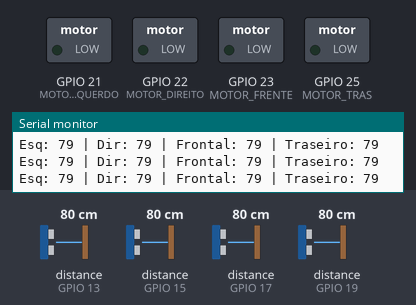
A program run on a simulated ESP32. On the bench: switched loads named in the program (green lamp = pin HIGH), the last lines printed to the serial monitor. Wiring (inferred from the names in the program): 4 × ultrasonic range finder: trigger GPIO 12, echo GPIO 13 / trigger GPIO 14, echo GPIO 15 / trigger GPIO 16, echo GPIO 17 / trigger GPIO 18, echo GPIO 19. The test bench sets the inputs (shaded band); at power-on: distance to the obstacle (sensors on GPIO 13, GPIO 15, GPIO 17, GPIO 19) 80 cm. The echo pulse lasts 58.3 µs per cm; pins used as bus, display or sensor lines are not drawn.

Above: at 1.2 s.
1.3 s: distance to the obstacle (sensor on GPIO 13) set to 2 cm
At 2.4 s:
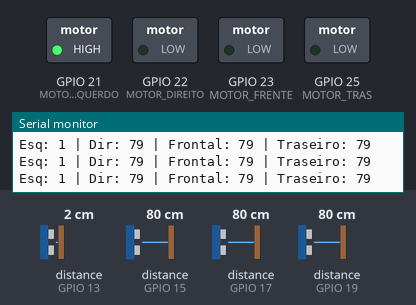
2.8 s: distance to the obstacle (sensor on GPIO 15) set to 2 cm
At 3.8 s:
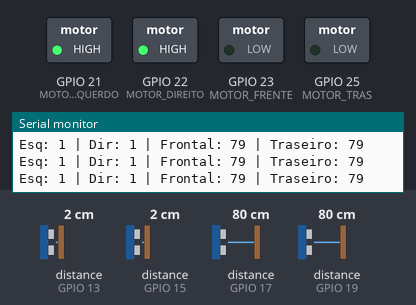
4.3 s: distance to the obstacle (sensor on GPIO 17) set to 2 cm
At 4.8 s:
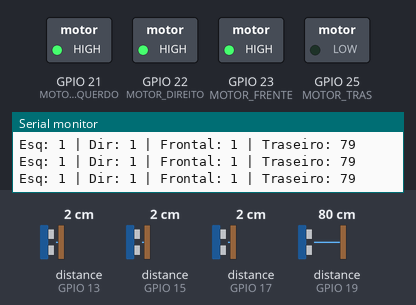
5.9 s: distance to the obstacle (sensor on GPIO 19) set to 2 cm
At 7.0 s:
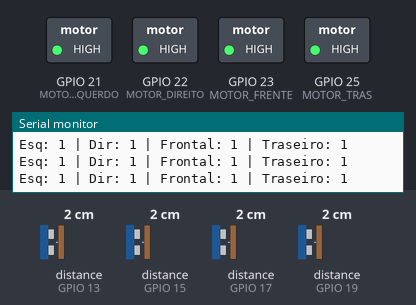
7.4 s: distance to the obstacle (sensor on GPIO 13) set to 9 cm
At 8.4 s:
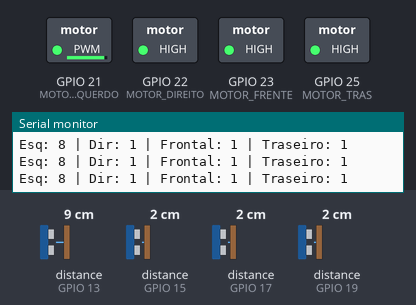
8.9 s: distance to the obstacle (sensor on GPIO 15) set to 9 cm
At 10.1 s:
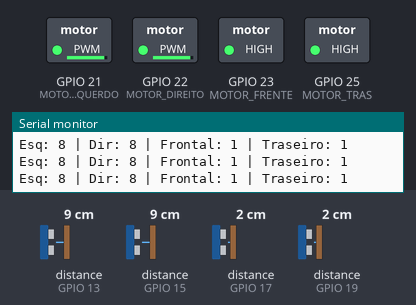
Timing chart, 0 to 11.4 s (numbered marks = the images above; inputs shaded):
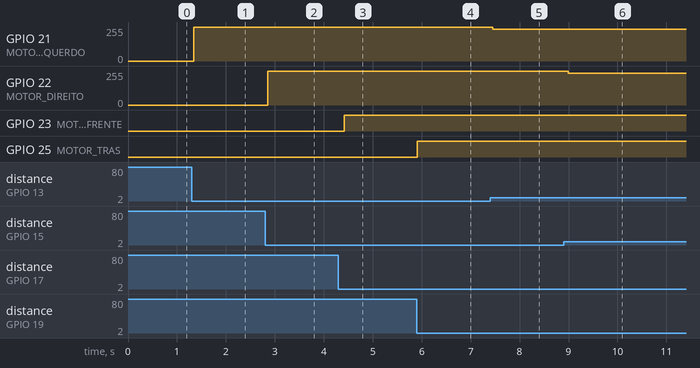

Measured:
- after the input at 1.3 s, GPIO 21 (MOTOR_ESQUERDO): 0/255 → 255/255 after 0.05 s
- after the input at 2.8 s, GPIO 22 (MOTOR_DIREITO): 0/255 → 255/255 after 0.05 s
- after the input at 4.3 s, GPIO 23 (MOTOR_FRENTE): LOW → HIGH after 0.11 s
- after the input at 5.9 s, GPIO 25 (MOTOR_TRAS): LOW → HIGH at once
- after the input at 7.4 s, GPIO 21 (MOTOR_ESQUERDO): 255/255 → 237/255 after 0.05 s
- after the input at 8.9 s, GPIO 22 (MOTOR_DIREITO): 255/255 → 237/255 after 0.10 s

The program:

main.cpp
```cpp
#include <Arduino.h>  // Biblioteca necessária para usar funções do Arduino

// Definição dos pinos dos sensores ultrassônicos HC-SR04
#define TRIG_ESQUERDO 12  // Sensor no ombro esquerdo
#define ECHO_ESQUERDO 13

#define TRIG_DIREITO 14   // Sensor no ombro direito
#define ECHO_DIREITO 15

#define TRIG_FRENTE 16    // Sensor frontal
#define ECHO_FRENTE 17

#define TRIG_TRAS 18      // Sensor traseiro
#define ECHO_TRAS 19

// Definição dos pinos dos motores de vibração
#define MOTOR_ESQUERDO 21 // Motor do ombro esquerdo
#define MOTOR_DIREITO 22  // Motor do ombro direito
#define MOTOR_FRENTE 23   // Motor frontal
#define MOTOR_TRAS 25     // Motor traseiro

// Configuração dos canais PWM no ESP32
#define PWM_FREQUENCIA 5000 // Frequência de PWM
#define PWM_RESOLUCAO 8     // Resolução de 8 bits (valores de 0 a 255)

// Função para medir distância dos sensores ultrassônicos
int medirDistancia(int trigPin, int echoPin) {
  digitalWrite(trigPin, LOW);
  delayMicroseconds(2);
  digitalWrite(trigPin, HIGH);
  delayMicroseconds(10);
  digitalWrite(trigPin, LOW);

  long duration = pulseIn(echoPin, HIGH); // Captura o tempo do pulso do sensor
  return duration * 0.034 / 2; // Retorna a distância calculada em cm
}

void setup() {
  Serial.begin(115200); // Inicializa a comunicação serial

  // Configuração dos sensores ultrassônicos como entrada e saída
  pinMode(TRIG_ESQUERDO, OUTPUT);
  pinMode(ECHO_ESQUERDO, INPUT);

  pinMode(TRIG_DIREITO, OUTPUT);
  pinMode(ECHO_DIREITO, INPUT);

  pinMode(TRIG_FRENTE, OUTPUT);
  pinMode(ECHO_FRENTE, INPUT);

  pinMode(TRIG_TRAS, OUTPUT);
  pinMode(ECHO_TRAS, INPUT);

  // Configuração dos motores de vibração como saída PWM
  ledcSetup(0, PWM_FREQUENCIA, PWM_RESOLUCAO);
  ledcSetup(1, PWM_FREQUENCIA, PWM_RESOLUCAO);
  ledcSetup(2, PWM_FREQUENCIA, PWM_RESOLUCAO);
  ledcSetup(3, PWM_FREQUENCIA, PWM_RESOLUCAO);

  // Associação dos motores aos canais PWM
  ledcAttachPin(MOTOR_ESQUERDO, 0);
  ledcAttachPin(MOTOR_DIREITO, 1);
  ledcAttachPin(MOTOR_FRENTE, 2);
  ledcAttachPin(MOTOR_TRAS, 3);
}

void loop() {
  // Medindo distância de cada sensor
  int distanciaEsquerdo = medirDistancia(TRIG_ESQUERDO, ECHO_ESQUERDO);
  int distanciaDireito = medirDistancia(TRIG_DIREITO, ECHO_DIREITO);
  int distanciaFrente = medirDistancia(TRIG_FRENTE, ECHO_FRENTE);
  int distanciaTras = medirDistancia(TRIG_TRAS, ECHO_TRAS);

  // Mapeando intensidade da vibração (quanto mais perto, maior a vibração)
  int intensidadeEsquerdo = map(distanciaEsquerdo, 50, 5, 0, 255);
  int intensidadeDireito = map(distanciaDireito, 50, 5, 0, 255);
  int intensidadeFrente = map(distanciaFrente, 50, 5, 0, 255);
  int intensidadeTras = map(distanciaTras, 50, 5, 0, 255);

  // Limitando intensidade mínima e máxima da vibração para conforto do usuário
  intensidadeEsquerdo = constrain(intensidadeEsquerdo, 0, 255);
  intensidadeDireito = constrain(intensidadeDireito, 0, 255);
  intensidadeFrente = constrain(intensidadeFrente, 0, 255);
  intensidadeTras = constrain(intensidadeTras, 0, 255);

  // Aplicando intensidade nos motores usando PWM (LEDC no ESP32)
  ledcWrite(0, intensidadeEsquerdo);
  ledcWrite(1, intensidadeDireito);
  ledcWrite(2, intensidadeFrente);
  ledcWrite(3, intensidadeTras);

  Serial.print("Esq: "); Serial.print(distanciaEsquerdo);
  Serial.print(" | Dir: "); Serial.print(distanciaDireito);
  Serial.print(" | Frontal: "); Serial.print(distanciaFrente);
  Serial.print(" | Traseiro: "); Serial.println(distanciaTras);

  delay(100); // Pequena pausa para estabilizar leituras
}
```
